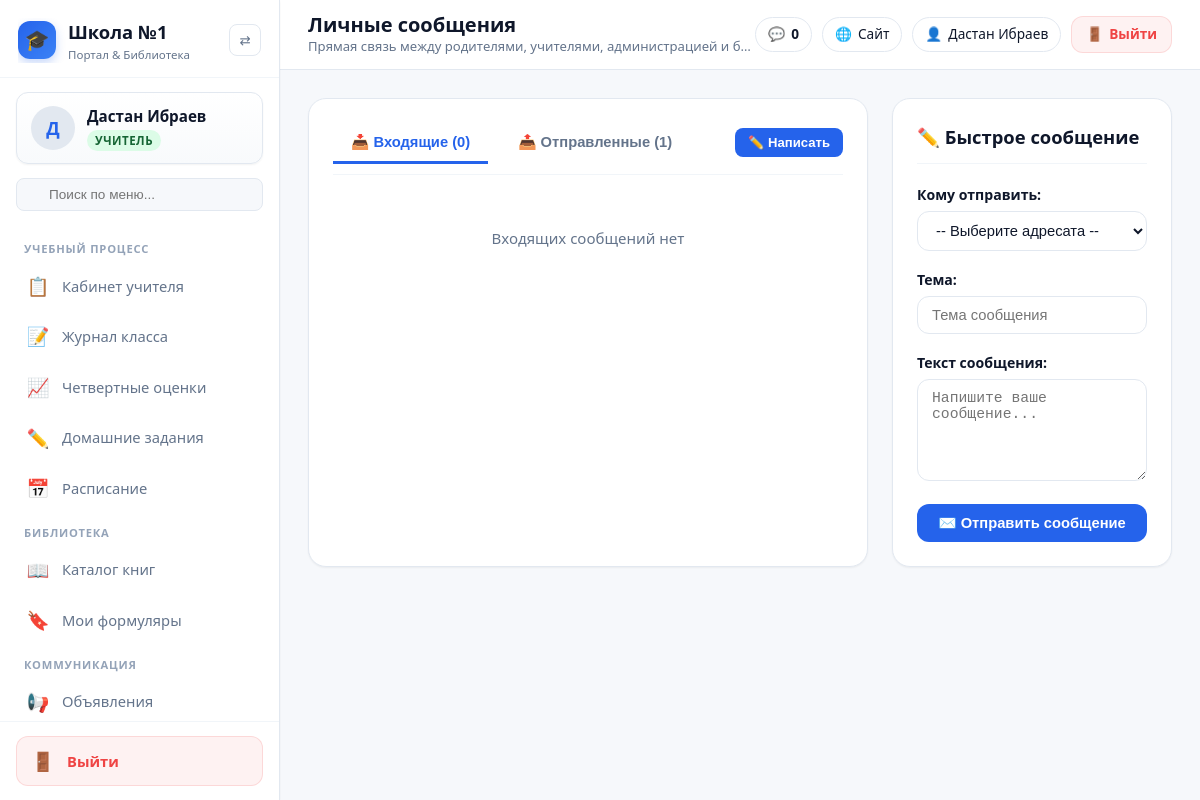
The app's page /school/messages/ (signed in) with its own data.
### accounts/models.py (models this page shows, shortened)
class User(AbstractUser):
    role = models.CharField(
        max_length=20,
        choices=Role.choices,
        default=Role.STUDENT,
        verbose_name="Роль"
    )
    phone = models.CharField(
        max_length=30,
        blank=True,
        verbose_name="Номер телефона"
    )
    linked_gmail = models.EmailField(
        blank=True,
        null=True,
        verbose_name="Привязанный Gmail",
        help_text="Для сброса пароля и уведомлений"
    )
    avatar = models.ImageField(
        upload_to='avatars/',
        null=True,
        blank=True,
        verbose_name="Фото профиля"
    )
    preferred_language = models.CharField(
        max_length=10,
        default='ru',
        choices=[
            ('ru', 'Русский'),
            ('kg', 'Кыргызча'),
            ('en', 'English'),
        ],
        verbose_name="Язык интерфейса"
    )
    font_size = models.CharField(
        max_length=10,
        default='normal',
        choices=[
            ('compact', 'Компактный (90%)'),
            ('normal', 'Стандартный (100%)'),
            ('large', 'Крупный (115%)'),
        ],
        verbose_name="Размер текста"
    )
    class Meta:
        verbose_name = "Пользователь"
        verbose_name_plural = "Пользователи"
    @property
    def is_student(self):
        return self.role == Role.STUDENT
    @property
    def is_parent(self):
        return self.role == Role.PARENT
    @property
    def is_teacher(self):
        return self.role == Role.TEACHER
    @property
    def is_librarian(self):
        return self.role == Role.LIBRARIAN
    @property
    def role_title(self):
        return dict(Role.choices).get(self.role, self.role)
    @property
    def role_badge_class(self):
        classes = {
            Role.STUDENT: 'badge-student',
            Role.PARENT: 'badge-parent',
            Role.TEACHER: 'badge-teacher',
            Role.LIBRARIAN: 'badge-librarian',
            Role.DIRECTOR: 'badge-director',
        }
        return classes.get(self.role, 'badge-secondary')
    @property
    def display_name(self):
        full = self.get_full_name()
        if full.strip():
            return full
        return self.username

### school/views.py (the view, shortened to what this page needs)
# urls.py: path('messages/', views.messages_view, name='messages'),
@login_required
def messages_view(request):
    user = request.user
    read_id = request.GET.get('read_id')
    if read_id:
        Message.objects.filter(id=read_id, recipient=user).update(is_read=True)
    inbox = Message.objects.filter(recipient=user).select_related('sender').order_by('-created_at')
    outbox = Message.objects.filter(sender=user).select_related('recipient').order_by('-created_at')
    recipients = User.objects.exclude(id=user.id).order_by('role', 'last_name', 'first_name')
    return render(request, 'school/messages.html', {
        'inbox': inbox,
        'outbox': outbox,
        'recipients': recipients,
    })

### templates/school/messages.html (shortened to what this page needs)
{% extends 'base.html' %}
{% load static %}
{% block page_title %}Личные сообщения{% endblock %}
{% block page_subtitle %}Прямая связь между родителями, учителями, администрацией и библиотекарем{% endblock %}
{% block content %}
<div class="grid-aside-2-1">
  <div class="card">
    <div class="card-header">
      <div style="display: flex; gap: 12px;">
        <button type="button" class="tab-btn active" id="tabInboxBtn" onclick="switchMessagesTab('inbox')">
          📥 Входящие ({{ inbox|length }})
        </button>
        <button type="button" class="tab-btn" id="tabOutboxBtn" onclick="switchMessagesTab('outbox')">
          📤 Отправленные ({{ outbox|length }})
        </button>
      </div>
      <button type="button" class="btn btn-primary btn-sm" data-open-modal="composeModal">
        ✏️ Написать
      </button>
    </div>
    <div id="inboxList" style="display: flex; flex-direction: column; gap: 10px;">
      {% for msg in inbox %}
        <div style="padding: 14px; border: 1px solid var(--border-color); border-radius: var(--radius-md); background: {% if not msg.is_read %}#eff6ff; border-left: 4px solid var(--primary);{% else %}var(--bg-card-subtle);{% endif %}; transition: var(--transition);">
          <div style="display: flex; justify-content: space-between; align-items: flex-start; margin-bottom: 6px;">
            <div>
              <span class="badge {{ msg.sender.role_badge_class }}" style="margin-right: 6px;">{{ msg.sender.role_title }}</span>
              <strong style="color: var(--text-main);">{{ msg.sender.display_name }}</strong>
            </div>
            <span style="font-size: 0.78rem; color: var(--text-muted);">{{ msg.created_at|date:"d.m.Y H:i" }}</span>
          </div>
          <div style="font-weight: 600; font-size: 0.95rem; margin-bottom: 4px; color: var(--text-main);">
            {{ msg.subject }}
          </div>
          <div style="font-size: 0.88rem; color: var(--text-muted); line-height: 1.5; white-space: pre-line;">
            {{ msg.body }}
          </div>
          {% if not msg.is_read %}
            <div style="margin-top: 8px;">
              <a href="?read_id={{ msg.id }}" class="btn btn-outline btn-sm" style="font-size: 0.76rem;">
                ✓ Отметить как прочитанное
              </a>
            </div>
          {% endif %}
        </div>
      {% empty %}
        <div style="text-align: center; padding: 32px; color: var(--text-muted);">
          Входящих сообщений нет
        </div>
      {% endfor %}
    </div>
  </div>
  <div class="card">
    <div class="card-header">
      <h2 class="card-title">✏️ Быстрое сообщение</h2>
    </div>
    <form method="post">
      <div class="form-group">
        <label class="form-label">Кому отправить:</label>
        <select name="recipient_id" class="form-select" required>
          <option value="">-- Выберите адресата --</option>
        </select>
      </div>
      <div class="form-group">
        <label class="form-label">Тема:</label>
        <input type="text" name="subject" class="form-control" placeholder="Тема сообщения" required>
      </div>
      <div class="form-group">
        <label class="form-label">Текст сообщения:</label>
        <textarea name="body" class="form-control" rows="5" placeholder="Напишите ваше сообщение..." required></textarea>
      </div>
      <div style="margin-top: 18px;">
        <button type="submit" class="btn btn-primary" style="width: 100%;">
          ✉️ Отправить сообщение
        </button>
      </div>
    </form>
  </div>
</div>
{% endblock %}

### templates/base.html (shortened to what this page needs)
{% load static %}
<!DOCTYPE html>
<html lang="ru">
<head>
  <link rel="stylesheet" href="{% static 'css/style.css' %}">
</head>
<body class="{% if request.user.is_authenticated and request.user.font_size == 'compact' %}font-compact{% elif request.user.is_authenticated and request.user.font_size == 'large' %}font-large{% endif %}">
  <div class="app-layout">
    {% if request.user.is_authenticated %}
    <aside class="sidebar" id="sidebar">
      <div class="sidebar-header">
        <a href="{% url 'dashboard' %}" class="brand-link">
          <div class="brand-icon">🎓</div>
          <div class="brand-text">
            <div>Школа №1</div>
            <div style="font-size: 0.72rem; color: var(--text-muted); font-weight: 500;">Портал & Библиотека</div>
          </div>
        </a>
        <button type="button" class="sidebar-toggle-btn" id="sidebarToggle" title="Свернуть/развернуть меню">
          ⇄
        </button>
      </div>
      <div class="sidebar-profile-card">
        {% if request.user.avatar %}
          <img src="{{ request.user.avatar.url }}" alt="{{ request.user.display_name }}" class="profile-avatar">
        {% else %}
          <div class="profile-avatar">
            {{ request.user.first_name|default:request.user.username|slice:":1"|upper }}
          </div>
        {% endif %}
        <div class="profile-info">
          <div class="profile-name" title="{{ request.user.display_name }}">{{ request.user.display_name }}</div>
          <span class="profile-badge {{ request.user.role_badge_class }}">
            {{ request.user.role_title }}
          </span>
        </div>
      </div>
      <div class="sidebar-search">
        <div class="sidebar-search-wrapper">
          <input type="text" class="sidebar-search-input" id="sidebarSearch" placeholder="Поиск по меню...">
        </div>
      </div>
      <nav class="sidebar-nav">
        {% if request.user.is_student %}
          <div class="nav-group-title">Учебный процесс</div>
          <a href="{% url 'school:student_cabinet' %}" class="nav-link {% if request.resolver_match.url_name == 'student_cabinet' %}active{% endif %}">
            <span class="nav-icon">📊</span>
            <span class="nav-label">Мой кабинет</span>
          </a>
          <a href="{% url 'school:schedule' %}" class="nav-link {% if request.resolver_match.url_name == 'schedule' %}active{% endif %}">
            <span class="nav-icon">📅</span>
            <span class="nav-label">Расписание уроков</span>
          </a>
          <div class="nav-group-title">Библиотека</div>
          <a href="{% url 'library:catalog' %}" class="nav-link {% if request.resolver_match.url_name == 'catalog' %}active{% endif %}">
            <span class="nav-icon">📖</span>
            <span class="nav-label">Каталог книг</span>
          </a>
          <a href="{% url 'library:my_books' %}" class="nav-link {% if request.resolver_match.url_name == 'my_books' %}active{% endif %}">
            <span class="nav-icon">🔖</span>
            <span class="nav-label">Мои книги и брони</span>
            {% if user_overdue_books_count > 0 %}
              <span class="nav-counter counter-danger" title="Просрочено книг!">{{ user_overdue_books_count }}</span>
            {% elif user_active_loans_count > 0 %}
              <span class="nav-counter">{{ user_active_loans_count }}</span>
            {% endif %}
          </a>
          <div class="nav-group-title">Школа</div>
          <a href="{% url 'school:announcements' %}" class="nav-link {% if request.resolver_match.url_name == 'announcements' %}active{% endif %}">
            <span class="nav-icon">📢</span>
            <span class="nav-label">Объявления</span>
          </a>
          <a href="{% url 'school:messages' %}" class="nav-link {% if request.resolver_match.url_name == 'messages' %}active{% endif %}">
            <span class="nav-icon">💬</span>
            <span class="nav-label">Сообщения</span>
            {% if unread_messages_count > 0 %}
              <span class="nav-counter">{{ unread_messages_count }}</span>
            {% endif %}
          </a>
        {% elif request.user.is_teacher %}
          <div class="nav-group-title">Учебный процесс</div>
          <a href="{% url 'school:teacher_cabinet' %}" class="nav-link {% if request.resolver_match.url_name == 'teacher_cabinet' %}active{% endif %}">
            <span class="nav-icon">📋</span>
            <span class="nav-label">Кабинет учителя</span>
          </a>
          <a href="{% url 'school:class_journal' %}" class="nav-link {% if request.resolver_match.url_name == 'class_journal' %}active{% endif %}">
            <span class="nav-icon">📝</span>
            <span class="nav-label">Журнал класса</span>
          </a>
          <a href="{% url 'school:quarter_grades' %}" class="nav-link {% if request.resolver_match.url_name == 'quarter_grades' %}active{% endif %}">
            <span class="nav-icon">📈</span>
            <span class="nav-label">Четвертные оценки</span>
          </a>
          <a href="{% url 'school:homework_manage' %}" class="nav-link {% if request.resolver_match.url_name == 'homework_manage' %}active{% endif %}">
            <span class="nav-icon">✏️</span>
            <span class="nav-label">Домашние задания</span>
          </a>
          <a href="{% url 'school:schedule' %}" class="nav-link {% if request.resolver_match.url_name == 'schedule' %}active{% endif %}">
            <span class="nav-icon">📅</span>
            <span class="nav-label">Расписание</span>
          </a>
          <div class="nav-group-title">Библиотека</div>
          <a href="{% url 'library:catalog' %}" class="nav-link {% if request.resolver_match.url_name == 'catalog' %}active{% endif %}">
            <span class="nav-icon">📖</span>
            <span class="nav-label">Каталог книг</span>
          </a>
          <a href="{% url 'library:my_books' %}" class="nav-link {% if request.resolver_match.url_name == 'my_books' %}active{% endif %}">
            <span class="nav-icon">🔖</span>
            <span class="nav-label">Мои формуляры</span>
          </a>
          <div class="nav-group-title">Коммуникация</div>
          <a href="{% url 'school:announcements' %}" class="nav-link {% if request.resolver_match.url_name == 'announcements' %}active{% endif %}">
            <span class="nav-icon">📢</span>
            <span class="nav-label">Объявления</span>
          </a>
        {% endif %}
      </nav>
      <div class="sidebar-footer">
        <a href="{% url 'logout' %}" class="logout-btn-nav" title="Выйти из системы">
          <span class="nav-icon">🚪</span>
          <span class="logout-text">Выйти</span>
        </a>
      </div>
    </aside>
    {% endif %}
    <div class="main-wrapper" style="{% if not request.user.is_authenticated %}margin-left: 0;{% endif %}">
      <header class="topbar">
        <div class="topbar-left">
          <div class="topbar-titles">
            <h1 class="page-title">{% block page_title %}Школьный портал{% endblock %}</h1>
            <div class="page-subtitle">{% block page_subtitle %}{% endblock %}</div>
          </div>
        </div>
        <div class="topbar-right">
          {% if request.user.is_authenticated %}
            <a href="{% url 'school:messages' %}" class="topbar-chip" title="Личные сообщения">
              💬 <span style="font-weight: 600;">{{ unread_messages_count }}</span>
            </a>
            <a href="{% url 'home' %}" class="topbar-chip topbar-chip-site" title="Перейти на сайт школы">
              🌐 <span class="hide-mobile">Сайт</span>
            </a>
            <a href="{% url 'accounts:settings' %}" class="topbar-chip topbar-chip-user" title="Профиль: {{ request.user.display_name }}">
              👤 <span class="hide-mobile">{{ request.user.display_name|truncatechars:14 }}</span>
            </a>
            <a href="{% url 'logout' %}" class="topbar-logout-link" title="Выйти из учётной записи">
              <span>🚪</span> <span class="hide-mobile">Выйти</span>
            </a>
          {% endif %}
        </div>
      </header>
      <main class="content-body">
        {% block content %}{% endblock %}
      </main>
    </div>
  </div>
</body>
</html>

### records on screen
User: user.first_name "Д", user.display_name "Дастан Ибраев", user.role_title "УЧИТЕЛЬ"

### other values on screen
{{ unread_messages_count }} "0"
{{ inbox|length }} "0"
{{ outbox|length }} "1"
